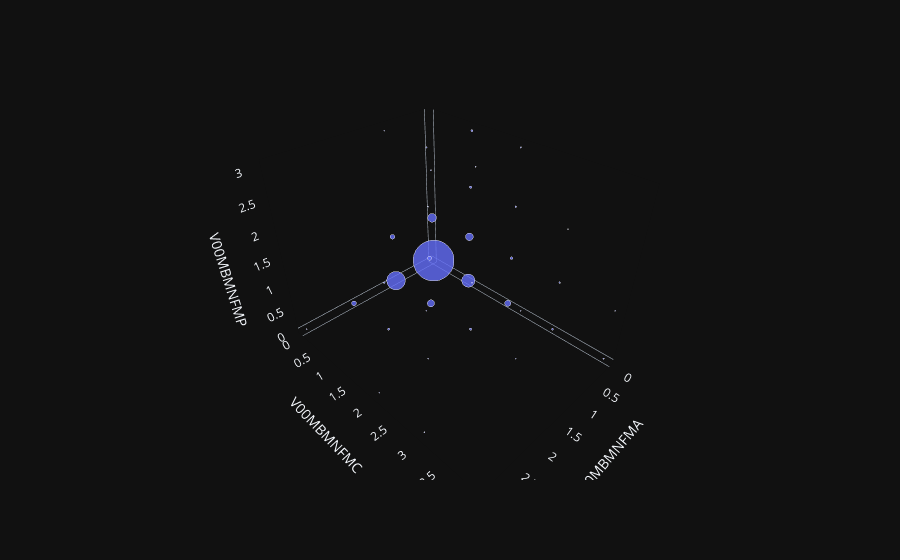

The cell this chart's notebook holds for it:
### Code cell
moaks_3d_mbmn_scatter = plot_3d_moaks_data(v00_moaks_shared_kl_mbmn)
moaks_3d_mbmn_scatter.show()

### Figure 1 — Plotly figure (JSON) as saved in the notebook; plotly's stock layout.template omitted (floating-point values rounded to 4 significant figures)
{"data": [{"hovertemplate": "V00MBMNFMA=%{x}<br>V00MBMNFMC=%{y}<br>V00MBMNFMP=%{z}<br>count=%{marker.size}<extra></extra>", "legendgroup": "", "marker": {"color": "#636efa", "opacity": 0.8, "size": [1915, 85, 2, 195, 66, 6, 5, 42, 8, 3, 2, 4, 3, 1, 2, 1, 389, 24, 1, 57, 18, 1, 2, 6, 2, 1, 1, 1, 25, 5, 3, 1, 1, 1, 1, 1], "sizemode": "area", "sizeref": 1.197, "symbol": "circle"}, "mode": "markers", "name": "", "scene": "scene", "showlegend": false, "x": [0.0, 0.0, 0.0, 0.0, 0.0, 0.0, 0.0, 0.0, 0.0, 0.0, 0.0, 0.0, 0.0, 0.0, 0.0, 0.0, 1.0, 1.0, 1.0, 1.0, 1.0, 1.0, 1.0, 1.0, 1.0, 1.0, 1.0, 1.0, 2.0, 2.0, 2.0, 2.0, 2.0, 3.0, 3.0, 3.0], "y": [0.0, 0.0, 0.0, 1.0, 1.0, 1.0, 1.0, 2.0, 2.0, 2.0, 2.0, 3.0, 3.0, 3.0, 4.0, 4.0, 0.0, 0.0, 0.0, 1.0, 1.0, 1.0, 1.0, 2.0, 2.0, 2.0, 3.0, 3.0, 0.0, 1.0, 1.0, 2.0, 2.0, 0.0, 2.0, 3.0], "z": [0.0, 1.0, 2.0, 0.0, 1.0, 2.0, 3.0, 0.0, 1.0, 2.0, 3.0, 0.0, 1.0, 2.0, 0.0, 1.0, 0.0, 1.0, 3.0, 0.0, 1.0, 2.0, 3.0, 0.0, 1.0, 3.0, 0.0, 1.0, 0.0, 0.0, 1.0, 0.0, 1.0, 0.0, 0.0, 0.0], "type": "scatter3d"}], "layout": {"scene": {"domain": {"x": [0.0, 1.0], "y": [0.0, 1.0]}, "xaxis": {"title": {"text": "V00MBMNFMA"}, "showgrid": false}, "yaxis": {"title": {"text": "V00MBMNFMC"}, "showgrid": false}, "zaxis": {"title": {"text": "V00MBMNFMP"}, "showgrid": false}}, "legend": {"tracegroupgap": 0, "itemsizing": "constant"}, "margin": {"t": 60}}}
